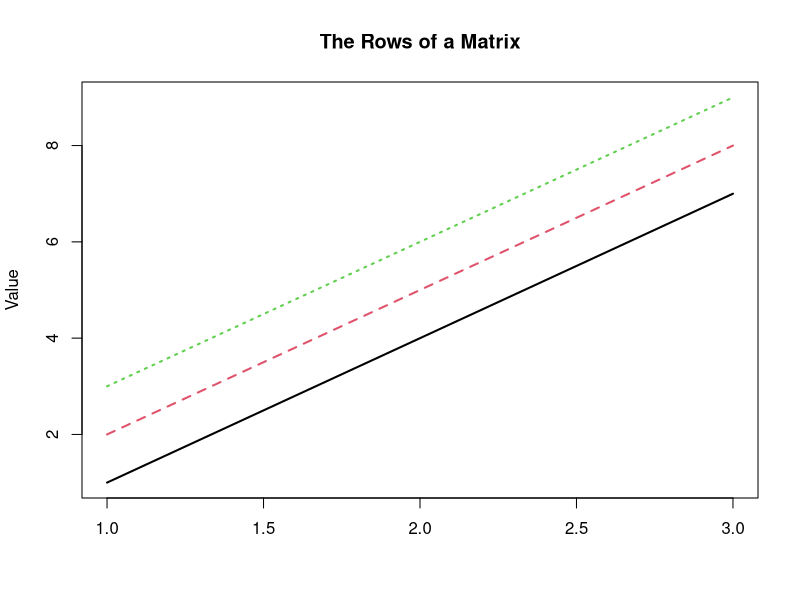
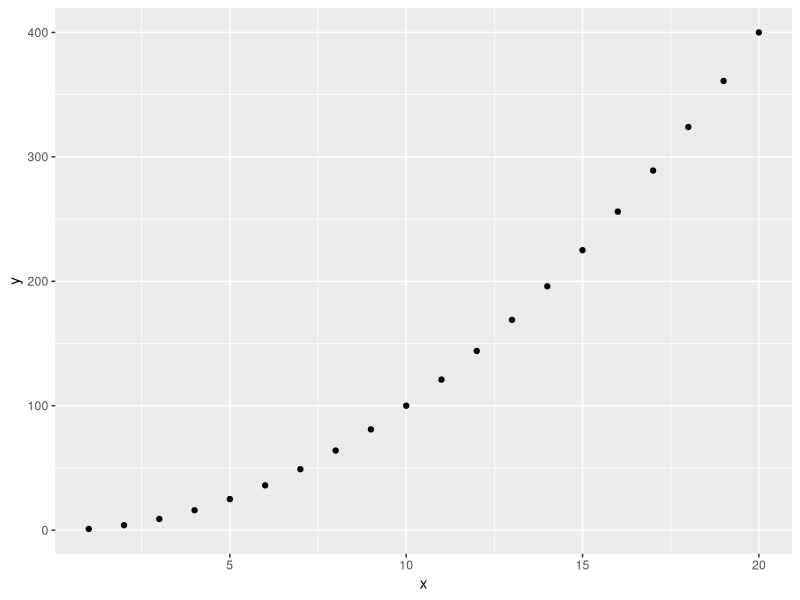
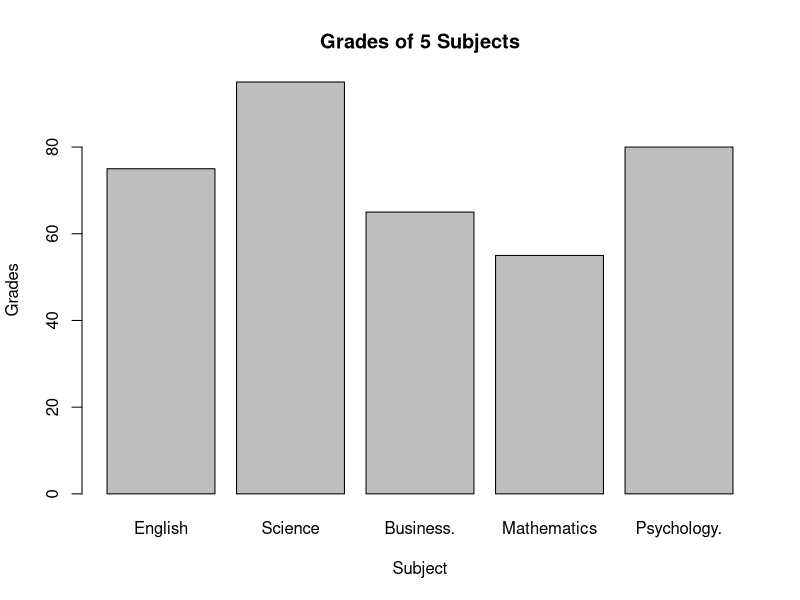

The R script that drew these images, in order:
# Compulsory

# Imagine the following scenario: You are a data analyst at an organisation. You have been given a data set and asked to 
# create a meaningful data visualisation using this data. Using the ggplotin-built data sets in RStudio and the qplot function, 
# get your creative juices flowing and create a meaningful and impactful data visualisation using your preferred data set.

# 1. Write an R program to create three vectors a, b, c with 5 integers. Combine the three vectors to become a 3×5 matrix 
# where each column represents a vector. Print the content of the matrix. Plot a graph and label correctly.

a<-c(1,2,3)
b<-c(4,5,6)
c<-c(7,8,9)
m<-cbind(a,b,c)
print(m)

matplot(t(m),
        type = "l",
        lwd = 2,
        main="The Rows of a Matrix",
        ylab="Value")

# 2. Write a R program to create a Data frames which contain details of 5 employees and display the details. 
# (Name, Age, Role and Length of service).

employee.data <- data.frame(
  employee_id = c (1:5), 
  employee_name = c("Charlie","Harry","Laura","Eloise","Simon"),
  age = c(30,28,40,48,27),
  role = c("business analyst", "sales executive", "CEO", "COO", "CFO"),
  length_of_service = (c(3, 5, 8, 4, 6)),
  stringsAsFactors = FALSE
)

print(employee.data) 

# 3. Import the GGPLOT 2 library and plot a graph using the qplot function. X axis is the sequence of 1:20 and the y axis 
# is the x ^ 2. Label the graph appropriately. install.packages("ggplot2", dependencies = TRUE)

# Import Libraries
library(ggplot2)

x <- c(1:20)
print(x)

y <- x^2
print(y)

qplot(x, y)

# 4. Create a simple bar plot of five subjects

Grades = c(75, 95, 65, 55, 80)
barplot(Grades,
        main = "Grades of 5 Subjects",
        xlab = "Subject",
        ylab = "Grades",
        names.arg = c("English", "Science", "Business.", "Mathematics", "Psychology."),
        col = "gray",
        horiz = FALSE)

# Additional

# 1. Write a R program to take input from the user (name and age) and display the values.

name = readline(prompt="Input your name: ")
age =  readline(prompt="Input your age: ")
print(paste("My name is",name, "and I am",age ,"years old."))

# 2. Write a R program to create a sequence of numbers from 20 to 50 and find the mean of numbers from 20 to 50 and sum of
# numbers.

print(seq(20,50))
print(mean(20:50))
print(sum(20:50))

# 3. Write a R program to create a vector which contains 10 random integer values between -50 and +50

x = sample(-50:50, 10)
print(x)
